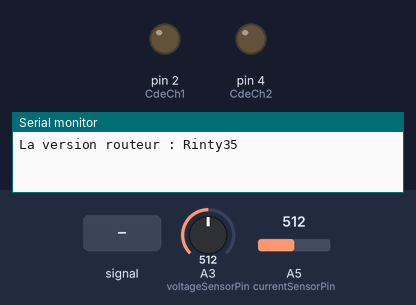
Simulated run of this sketch. Board: Arduino Uno, built with avr-gcc and run on an emulated ATmega328P. On the bench: output pins drawn as LEDs (lit = HIGH), the last lines printed to the serial monitor. The inputs (shaded band) are chosen by the test bench; at power-on: A5 (currentSensorPin) = 512, A3 (voltageSensorPin) = 512.

Above: at 1.2 s.
1.3 s: A3 (voltageSensorPin) fed a 1000 Hz sine of ±255 counts around its level
At 4.0 s:
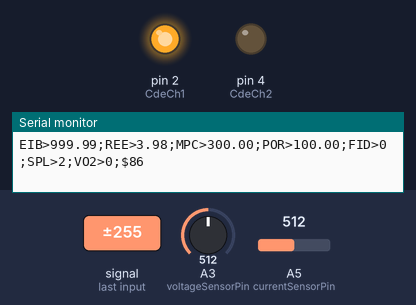
4.3 s: A5 (currentSensorPin) set to 306
7.3 s: A5 (currentSensorPin) set to 900
10.3 s: A3 (voltageSensorPin) set to 716
At 10.8 s:
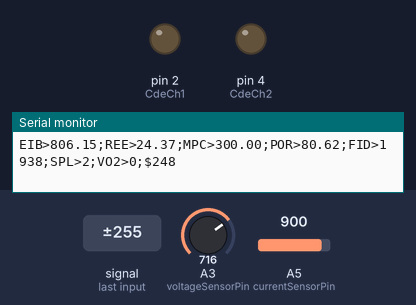
Timing chart, 0 to 12.8 s (numbered marks = the images above; inputs shaded):
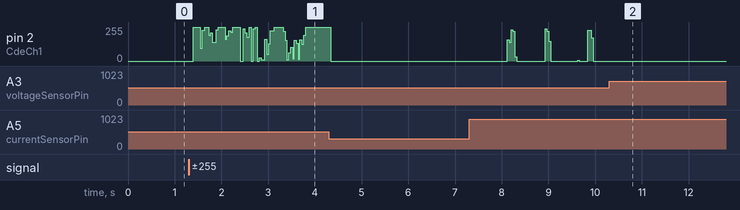

The sketch:

V6_AGT.ino
```cpp
//  V6 cours VERSION FRANCAISE SIMPLIFIEE UNIQUEMENT EN COMMANDE DE PHASE. du 27 / 06 /19


 /* Pour dériver du surplus solaire vers un chauffe eau utilisant un relai statique non passage à zero.

 PRINCIPE =Calculer une cinquantaine de fois par période la puissance instantannée
 au noend de raccordement;moyenner sur le cycle puis en déduire le paquet d'énergie à ajouter ou soustraire
 au "bucket".
  A l'intérieur d'une fourchette de 100 à 1000 joules ,un triac est activé plus ou moins tard
 dérivant vers une charge extérieure la quantité exacte d'énergie de façon à importer ou exporter un minimum.
 Les échantillons doivent être décales (offset)et filtrés pour être numérisés par l'Atmel


 */

#include <avr/wdt.h>
#define POSITIVE 1
#define NEGATIVE 0
#define ON 1  // commande positive du relai statique ou triac
#define OFF 0
#define version "Rinty35"
#define Fireimediatly 0


#define CdeCh1 2// pin4 micro cde SSR1
#define CdeCh2 4// 8 pin 14 micro cde SSR2 (ou 4 pin 6)
#define voltageSensorPin A3
#define currentSensorPin A5


long cycleCount = 0;
long cptperiodes = 0;
int  samplesDuringThisMainsCycle = 0;
byte nextStateOfTriac;
float cyclesPerSecond = 50; // flottant pour plus de précision
float halfsin = 1000000 / cyclesPerSecond / 2; //temps pour une 1/2 onde
byte polarityNow;
boolean beyondStartUpPhase = false;
float energyInBucket = 0;

int sampleV,sampleI;   // Les valeurs de tension et courant sont des entiers dans l'espace 0 ...1023
int lastSampleV;     // valeur à la boucle précédente.
float lastFilteredV,filteredV;  //  tension après filtrage pour retirer la composante continue
float prevDCoffset;          // <<--- pour filtre passe bas
float DCoffset;              // <<--- idem
float cumVdeltasThisCycle;   // <<--- idem
float sampleVminusDC;         // <<--- idem
float sampleIminusDC;         // <<--- idem
float lastSampleVminusDC;     // <<--- idem
float sumP = 0;   //  Somme cumulée des puissances à l'intérieur d'un cycle.
// realpower est la puissance moyenne à l'intérieur d'une période

float PHASECAL; //correction de phase inutilisé = 1
float POWERCAL;  // pour conversion des valeur brutes V et I en joules.
float VOLTAGECAL; // Pour determiner la tension mini de déclenchement du triac.                  // the trigger device can be safely armed

boolean firstLoopOfHalfCycle;
boolean phaseAngleTriggerActivated;
unsigned long timeAtStartOfHalfCycleInMicros; // = To machine à chaque début de 1/2 periode
unsigned long firingDelayInMicros; // firing delay
unsigned long timeNowInMicros;
float  phaseShiftedVminusDC;
float instP;
float realPower;
float realEnergy;
//++++++++ PARAMETRES A MODIFIER SUIVANT INSTALL++++++
#define CE 2000   // puissance Chauffe eau W
#define capacityOfEnergyBucket 1000 // AU LIEU DE 3600 (900 capacité des panneaux 1800KVC à remplir le bucket en 1/2s)
float safetyMargin_watts = 18;  // <<<------ increase for more export
//+++++++++++++++++++++++++++++++++++++++++++++++++
int voie2 = 0;
#define minpowerbucketforfire  ((8500/halfsin)-1)*-capacityOfEnergyBucket  //calcul du seuil de bucket pour lequel le code pourra déclancher un tire sans générer de parasite seuil établi à 8500microseconds
#define powerforfireimediatly  ((0/halfsin)-1)*-capacityOfEnergyBucket
#define Minpowerroutable CE/cyclesPerSecond *(minpowerbucketforfire/capacityOfEnergyBucket)

float sumenergyInBucket = 0;
float sumrealPower = 0;
unsigned long sumfiringDelayInMicros = 0;
String message= "";

void setup()
{

   wdt_enable(WDTO_8S);

  Serial.begin(9600); // pour tests
  pinMode(CdeCh1, OUTPUT);
  pinMode(CdeCh2, OUTPUT);
  digitalWrite(CdeCh1, OFF);
  digitalWrite(CdeCh2, OFF);

  Serial.print("La version routeur : ");
  Serial.println(version);


  // ++++++++++++++++++++++++++++++++++++++++++++++++++++++


  POWERCAL = 0.123;   //tigous : 0.18 org 0.12 à ajuster pour faire coincider la puissance vraie avec le realPwer.
                    // en utilisant le traceur serie.
                    // NON CRITIQUE car les valeur absolues s'annulent en phase de régulation         // retort and export flows are balanced.

  VOLTAGECAL = (float)679 / 471; // En volts par pas d'ADC.
                        // Utilisé pour déterminer quand la tension secteur est suffisante pour
                        // exciter le triac. noter les valeurs min et max de la mesure de tension
                        // par exemple 678.8 pic pic
                        // La dynamique étant de 471 signifie une sous estimation de la tension
                        // de 471/679.  VOLTAGECAL doit donc être multiplié par l'inverse
                        // de 679/471 soit 1.44
  PHASECAL = 1;      // NON CRITIQUE

}


void loop() // Une paire tension / courant est mesurée à chaque boucle (environ 54 par période)

  {

	wdt_reset();
	samplesDuringThisMainsCycle++;  // incrément du nombre d'échantillons par période secteur pour calcul de puissance.

  // Sauvegarde des échantillons précédents
	lastSampleV=sampleV;            // pour le filtre passe haut
	lastFilteredV = filteredV;      // afin d'identifier le début de chaque période
	lastSampleVminusDC = sampleVminusDC;  // for phasecal calculation

  // Acquisition d'une nouvelle paire d'chantillons bruts. temps total :380µS
	sampleI = analogRead(currentSensorPin);
	sampleV = analogRead(voltageSensorPin);

  // Soustraction de la composante continue déterminée par le filtre passe bas
	sampleVminusDC = sampleV - DCoffset;
	sampleIminusDC = sampleI - DCoffset;

  // Un filtre passe haut est utilisé pour déterminer le début de cycle.
	filteredV = 0.996*(lastFilteredV+sampleV-lastSampleV);  // Sinus tension reconstituée

  // Détection de la polarité de l'alternance
	byte polarityOfLastReading = polarityNow;

	if(filteredV >= 0)
		polarityNow = POSITIVE;
	else
		polarityNow = NEGATIVE;

	if (polarityNow == POSITIVE)
	{
		if (polarityOfLastReading != POSITIVE)
		{
		// C'est le départ d'une nouvelle sinus positive juste après le passage à zéro

			firstLoopOfHalfCycle = true;

		// mise à jour du filtre passe bas pour la soustraction de la composante continue
			prevDCoffset = DCoffset;
			DCoffset = prevDCoffset + (0.015 * cumVdeltasThisCycle);

		//  Calcul la puissance réelle de toutes les mesures echantillonnées durant
		//  le cycle précedent, et determination du gain (ou la perte) en energie.
			realPower = POWERCAL * sumP / (float)samplesDuringThisMainsCycle;
			realEnergy = realPower / cyclesPerSecond;
      cycleCount++; // incrément Nb de périodes


		  //----------------------------------------------------------------
		  // WARNING - Serial statements can interfere with time-critical code, but
		  //           they can be really useful for calibration trials!
		  // ----------------------------------------------------------------


			if (beyondStartUpPhase == true)// > 2 secondes
			  {
		    // Supposant que les filtres ont eu suffisamment de temps de se stabiliser
		    // ajout de cette energie d'une période à l'énergie du reservoir.
        /*   min conso EC sur une sinus = puissance du CE * 3600 (pour avoir des Joules) / 3600 (pour avoir Nb Joules par seconde) / 100 (par le double de la fréquence du 220V pour avoir J par demie prédiode)
        *    pourcentage mini d'alimentation = 1-100/capacityOfEnergyBucket
        *    energie min évacuée = pourcentage mini d'alimentation x min conso EC sur une sinus
          if (energyInBucket < 100 && realEnergy < CE/100*(100/(float)capacityOfEnergyBucket) && realEnergy >0) {
          //on est à l'équilibre prod-conso et le sceau n'a que très peu d'énergie. On ne route pas et on remet le sceauà 0
            energyInBucket = 0;
          } else {
            energyInBucket += realEnergy;
          }
        */
        /*if (energyInBucket < minpowerbucketforfire && realEnergy < Minpowerroutable/2 && realEnergy >0) { //si le sceau est sous le seuil de routage et que l'énergie mesurée est inférieure au min soutirable par la charge mais positive on remet le sceau à 0
          energyInBucket = 0;
        } else {*/
          energyInBucket += realEnergy;
       // }


		    // Reduction d'énergie dans le reservoir d'une quantité "safety margin"
		    // Ceci permet au système un décalage pour plus d'injection ou + de soutirage
	      //energyInBucket -= (safetyMargin_watts / cyclesPerSecond)*(0.2-energyInBucket/(float)capacityOfEnergyBucket); // Soustraction de la safety margin en fonction du % de remplissage du sceau Plein on ne retire rien, quasi vide on retire la safetymargin
        if (energyInBucket<(float)capacityOfEnergyBucket*0.35){
          energyInBucket -= ((safetyMargin_watts*1.5) / cyclesPerSecond);
          // energyInBucket += realEnergy/2;
        }else if (energyInBucket>(float)capacityOfEnergyBucket*0.47){
          energyInBucket += (safetyMargin_watts) / (cyclesPerSecond);
        }


		    // Limites dans la fourchette 0 ...1000 joules ;ne peut être négatif le 11 / 2 / 18
				if (energyInBucket > capacityOfEnergyBucket)
					energyInBucket = capacityOfEnergyBucket;
				if (energyInBucket < 0)
					energyInBucket = 0;


			} else { // Après un reset attendre 100 périodes (2 secondes) le temps que la composante continue soit éliminée par le filtre
			  if(cycleCount > 100) // deux secondes
				  beyondStartUpPhase = true; //croisière
			}

		  // ********************************************************
		  // start of section to support phase-angle control of triac
		  // determines the correct firing delay for a direct-acting trigger

		  // never fire if energy level is below lower threshold (zero power)
			if (energyInBucket < minpowerbucketforfire) { firingDelayInMicros = halfsin;} //remplacement 99999 par 10000 1S /50Hz /2alternances en microssecondes
			else
		  // fire immediately if energy level is above upper threshold (full power)
			//if (energyInBucket >= capacityOfEnergyBucket) { firingDelayInMicros = 0;}
			if (energyInBucket>=powerforfireimediatly){ firingDelayInMicros = Fireimediatly;}// si le calcul du délais est inférieur au délais de démarrage immédiat pour bon armement du triac alors on si positionne sur ce délais
			else
		  // determine the appropriate firing point for the bucket's level
		  // by using either of the following algorithms
			{
		    // simple algorithm (with non-linear power response across the energy range)
		    // firingDelayInMicros = 10 * (capacityOfEnergyBucket - energyInBucket);
//       if (firingDelayInMicros=halfsin) { // si premier tire d'une série on tire au minimum
//        firingDelayInMicros = halfsin;
//       } else {
        firingDelayInMicros = round (halfsin * (1-(energyInBucket/capacityOfEnergyBucket))); //(10000 microsecond durée d'un demie cycle * (1- % de charge du bucket))
//       }
  		  // complex algorithm which reflects the non-linear nature of phase-angle control.
			  //	firingDelayInMicros = (asin((-1 * (energyInBucket - 1800) / 500)) + (PI/2)) * (10000/PI);

			  // Suppress firing at low energy levels to avoid complications with
			  // logic near the end of each half-cycle of the mains.
			  // This cut-off affects approximately the bottom 5% of the energy range.


		//		if (firingDelayInMicros > 8000) { firingDelayInMicros = halfsin;} // never fire
    //    else if (firingDelayInMicros < Fireimediatly) { firingDelayInMicros = Fireimediatly;} //Déclancment imédiat Fireimediatly pour avoir une meilleure tension d'armement du triac
			}
      sumenergyInBucket += energyInBucket;
      sumrealPower += realPower;
      sumfiringDelayInMicros += firingDelayInMicros;

// Préparation du message
      if((cycleCount >= 150)) { // display once per second

        message = "EIB>" + (String)(sumenergyInBucket/50);
        message += ";REE>" + (String)(sumrealPower/50); // Power mesured
        message +=";MPC>" + (String) (Minpowerroutable*cyclesPerSecond); //Min Power Charge en W
        message += ";POR>" + (String)((1-(sumfiringDelayInMicros/50/halfsin))*100); //Energy routed en %
        message += ";FID>" + (String)(sumfiringDelayInMicros/50); //Firedelay
        message += ";SPL>" + (String)(samplesDuringThisMainsCycle);


      }

		  // end of section to support phase-angle control of triac
		  //*******************************************************


			sumP = 0;
			samplesDuringThisMainsCycle = 0;
			cumVdeltasThisCycle = 0;
		 // ********************************************************
		}
	}  // end of processing that is specific to positive Vsamples
    else
	{
		if (polarityOfLastReading != NEGATIVE)
		{
				firstLoopOfHalfCycle = true;
		}
	} // end of processing that is specific to positive Vsamples


  // Processing for ALL Vsamples, both positive and negative
  //------------------------------------------------------------

  // ********************************************************
  // start of section to support phase-angle control of triac
  // controls the signal for firing the direct-acting trigger.

	timeNowInMicros = micros(); // occurs every loop, for consistent timing

	if (firstLoopOfHalfCycle == true)
	{
		timeAtStartOfHalfCycleInMicros = timeNowInMicros;
		firstLoopOfHalfCycle = false;
		phaseAngleTriggerActivated = false;
    // Unless dumping full power, release the trigger on the first loop in each
    // half cycle.  Ensures that trigger can't get stuck 'on'.
		if (firingDelayInMicros > Fireimediatly) {
			digitalWrite(CdeCh1, OFF);
		}
	}

	if (phaseAngleTriggerActivated == true)
	{
    // Unless dumping full power, release the trigger on all loops in this
    // half cycle after the one during which the trigger was set.
		if (firingDelayInMicros > Fireimediatly) {
			digitalWrite(CdeCh1, OFF);
		}
	}
	else
	{
		if (timeNowInMicros >= (timeAtStartOfHalfCycleInMicros + firingDelayInMicros))
		{
			digitalWrite(CdeCh1, ON);
			phaseAngleTriggerActivated = true;

		}
	}

/*  if (phaseAngleTriggerActivated == false && timeNowInMicros >= (timeAtStartOfHalfCycleInMicros + firingDelayInMicros)){
      digitalWrite(CdeCh1, ON);
      phaseAngleTriggerActivated = true;
  }*/

// pilotage de la voie Wifi et envoi du message
     if((cycleCount >= 150)) { // display once per second
        if (sumenergyInBucket/50 == capacityOfEnergyBucket){
          if (voie2 == 0) {
            voie2=20;
          } else if (sumrealPower/50 > 200) {
            voie2+=20;
          }
          else if (sumrealPower/50 > 100) {
            voie2+=5;
          }  else if (sumrealPower/50< safetyMargin_watts) {
            voie2-=1;
          } else if (sumrealPower/50> safetyMargin_watts*2){
            voie2+=1;
          }
        /*} else if ( sumenergyInBucket/50 > capacityOfEnergyBucket*0.9 ) {
          voie2-=1;
        }else if ( sumenergyInBucket/50 > capacityOfEnergyBucket*0.5 ) {
          voie2-=5;
        }else if (voie2>10 ) {
          voie2-=10;
        }*/
        } else if ( sumrealPower/50 < -1000 ) {
          voie2=0;
        }else if ( sumrealPower/50 < -100 ) {
          voie2-=10;
        } else {
          voie2-=1;
        }

        if (voie2>100) {
          voie2 = 100;
        } else if (voie2<0){
          voie2=0;
        }
        message += ";VO2>" + (String)(voie2);
        message += ";";

        message += "$"+ (String)CRC8(message) ;
        Serial.println(message);
        cycleCount = 100;
        sumenergyInBucket=0;
        sumrealPower=0;
        sumfiringDelayInMicros=0;

      }

  // end of section to support phase-angle control of triac
  //*******************************************************


  // Apply phase-shift to the voltage waveform to ensure that the system measures a
  // resistive load with a power factor of unity.
	phaseShiftedVminusDC = lastSampleVminusDC + PHASECAL * (sampleVminusDC - lastSampleVminusDC);
	instP = phaseShiftedVminusDC * sampleIminusDC; // PUISSANCE derniers échantillons V x I filtrés
	sumP +=instP;     // accumulation à chaque boucle des puissances instantanées dans une période

	cumVdeltasThisCycle += (sampleV - DCoffset); // pour usage avec filtre passe bas


} // end of loop()

int CRC8(String stringData) {
  int len = stringData.length();
  int i = 0;
  byte crc = 0x00;
  while (len--) {
    byte extract = (byte) stringData.charAt(i++);
    for (byte tempI = 8; tempI; tempI--) {
      byte sum = (crc ^ extract) & 0x01;
      crc >>= 1;
      if (sum) {
        crc ^= 0x8C;
      }
      extract >>= 1;
    }
  }
  return crc;
}
```

Measured:
- after the input at 10.3 s, pin 2 (CdeCh1): stops changing and stays 0/255
